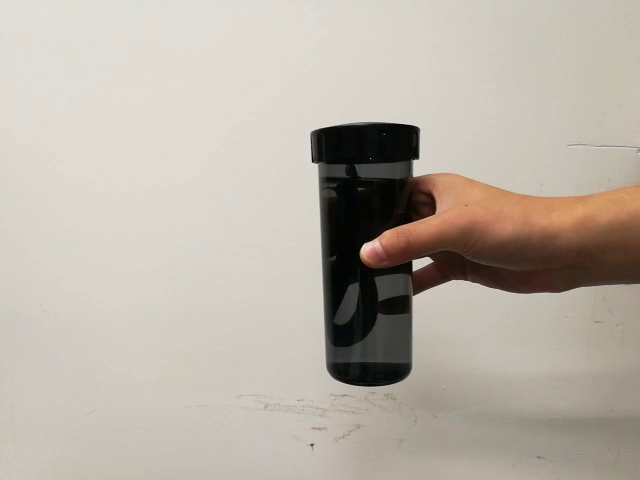
#> input picture frame 21 of opencv-server/public/cup.mp4, 640 x 480 px, given in place of orange.mp4, which was not available
$ python optical_flow_tracking.py
#> lines starting #> are read from the running program, lines starting #| are printed output that depends on the picture; after the words box and inside, x2 and y2 are one past the last pixel; in counts of white or black regions, pixels touching at a corner belong together; pictures that were not available may be replaced by others from this repository, and a replacement may not be noted
import cv2, numpy as np, math

#-----------------------REQUREMENTS------------------------
#
#  OPENCV 3 or 4 - https://www.learnopencv.com/install-opencv-4-on-ubuntu-18-04/
#
#  PYTHON 3
#
#  NUMPY - https://scipy.org/install.html
#
#  TESTED ON UBUNTU 18

#-----------------------INSTRUCTIONS-----------------------
#
#  CONFIGURE THE PARAMETERS (see below)
#
#  RUN THE SCRIPT
#
#  A WINDOW WILL APPEAR
#
#  CLICK ON THE OBJECT YOU WANT TO TRACK
#
#  PRESS  'F5'
#
#  THE OBJECT YOU SELECTED WILL BE TRACKED
#
#  PRESS 'F6' TO CONTINUE TO THE NEXT FRAME
#
#  IF YOU WANT TO RESET THE TRACKER, CLICK ON THE SCREEN
#  THEN PRESS 'F5'
#
#  IF YOU HAVE GREAT FAITH IN THE TRACKER, PRESS 'F7'
#  OR ACCEPT YOUR 'F8' (the fastest tracking speed)
#
#  PRESS 'F6' AT ANY TIME IF THE TRACKER IS LOST
#
#  ONCE THE VIDEO IS PAUSED, RESET THE TRACKER WITH A MOUSE CLICK
#  AND THEN PRESS 'F5'
#
#-----------------------TO CONFIGURE PARAMETERS------------
#
#
# Several parameters need to be entered for the tracker to work correctly:
#
# window_size - should be slightly larger than the object being tracked The size of this parameter is represented by the size of the blue circle
window_size = 28
#
# source_path - path to source video
source_path = 'orange.mp4'
#
# output_path to save tracking data
output_path = '2.csv'
#
# When does the tracker need to be reset?
# There is a maximum distance that the ball can travel between seccessive frames.
# If the detected location in the next frame is greater than the max distance,
# the tracker must have gotten lost. Usual range is 50 to 80
# lower means more predictable
max_distance = 90
#
# THE FOLLOWING PARAMETERS DEPEND ON VIDEO RESOLUTION AND MONITOR SIZE
# fit frame to screen
# pick a number around 1 and 2
screen_factor = 1
# makes the roi easier to see
# makes manual input easier
# pick around 2
roi_factor = 4
#define the size of the roi
# try to get: roi_factor * roi_size = monitor resolution
roi_size = 200


#parameter of lk optical flow, don't mess with these
lk_params = dict(winSize = (window_size,window_size),
                 maxLevel = 5,
                 criteria = (cv2.TERM_CRITERIA_EPS |
                             cv2.TERM_CRITERIA_COUNT, 5, 0.03))
#-------------------------END OF PARAMETERS-------------------------

#mouse callback function
global click_list
positions, click_list = [], []

def callback(event, x, y, flags, param):
    if event == 1: click_list.append((x,y))
cv2.namedWindow('img')
cv2.setMouseCallback('img', callback)

def distance(a,b): return math.sqrt((a[0]-b[0])**2+(a[1]-b[1])**2)

def max_distance_failure(a,b):
    is_failure = False
    if distance(a,b)> max_distance: is_failure = True
    if is_failure: print(is_failure, distance(a,b))
    return is_failure

#capture the source video
cap = cv2.VideoCapture(source_path)

#initialize frame_number
frame_number, k = 0, -1
wait_time = 0
font, scale, color, thick = cv2.FONT_HERSHEY_SIMPLEX, .8, (234,234,234), 2

#create a value for the tracker to track
#this will be reset by the user after the frist frame
#p0 is the locatin of the tracked object in the previous frame
p0 = np.array([[[0,0]]], np.float32)

#main loop
while True:
    #read frame of video
    _, img = cap.read()
#> img is the input picture: shape (480, 640, 3); mean B, G, R 167.5, 177.8, 185.3
    try:h,w,e = img.shape
#> h = 480; w = 640; e = 3
    except: break
    img = cv2.resize(img, (int(w*screen_factor), int(h*screen_factor)))
    try: old_gray = img_gray.copy()
    except: old_gray  =cv2.cvtColor(img, cv2.COLOR_BGR2GRAY)
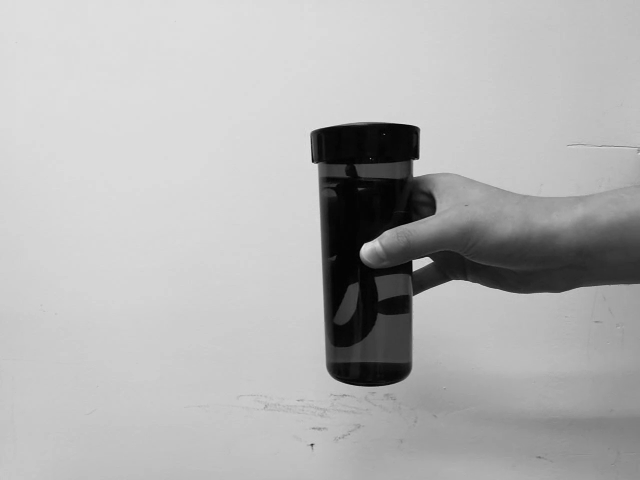
#> old_gray: shape (480, 640); min 2, max 229, mean 178.9
    try: img_gray = cv2.cvtColor(img, cv2.COLOR_BGR2GRAY)
    except: break

    #try and track using optical flow
    p1, _, _ = cv2.calcOpticalFlowPyrLK(old_gray, img_gray,p0, None, **lk_params)
#> p1 = [[0, 0]]

    #convert the coordinates to integers
    xy  = int(p1[0][0][0]), int(p1[0][0][1])
#> xy = (0, 0)

    # check for a max distance failure
    if max_distance_failure(p0[0][0], p1[0][0]):
        wait_time = 0 #stop the tracker
        p1 = p0 # get rid of the erronious tracker value
        xy  = int(p1[0][0][0]), int(p1[0][0][1])
    else: p0 = p1 #update p0 to p1
#> p0 = [[0, 0]]

    #make circle around object to show trackin gpoint
    cv2.circle(img, xy, window_size, (255,2,1), 1)
#> img: shape (480, 640, 3); 0.01% of pixels changed, all inside (x1, y1, x2, y2) = (0, 0, 29, 29)

    #show the roi
    #--create background image
    bg = np.zeros((img.shape[0]+roi_size, img.shape[1]+roi_size, 3), np.uint8)
    bg[int(roi_size/2):int(roi_size/2)+img.shape[0], int(roi_size/2):int(roi_size/2)+img.shape[1]] = img
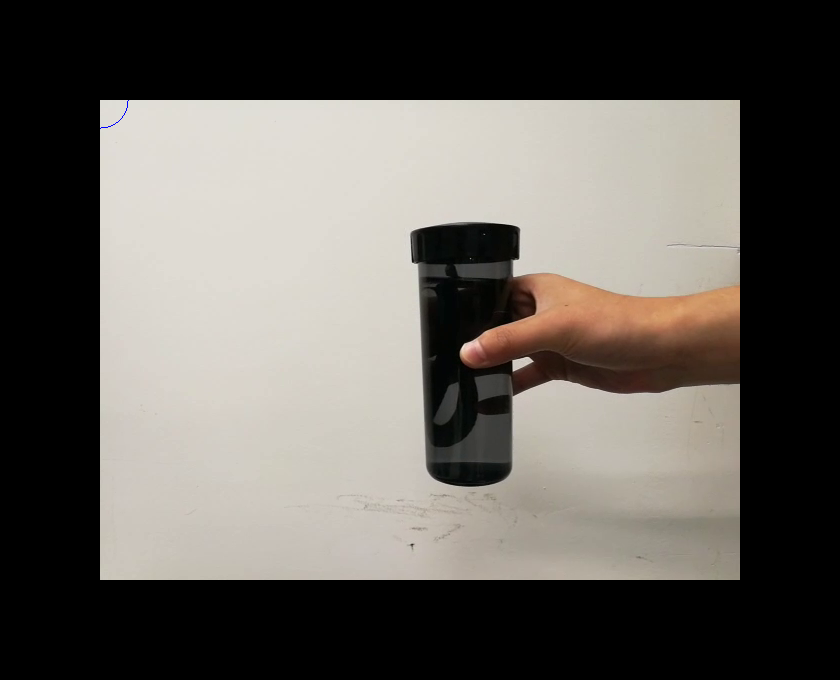
#> bg: shape (680, 840, 3); mean B, G, R 90.1, 95.6, 99.7
    roi = bg[xy[1]:xy[1]+roi_size, xy[0]:xy[0]+roi_size]
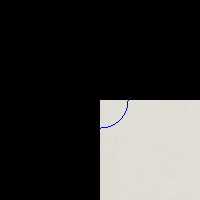
#> roi: shape (200, 200, 3); mean B, G, R 53.5, 54.9, 55.8
    #create crosshairs on roi
    cv2.line(roi, (int(roi_size/2),0), (int(roi_size/2),roi_size), (123,234,123), 1)
    cv2.line(roi, (0,int(roi_size/2)), (roi_size,int(roi_size/2)), (123,234,123), 1)
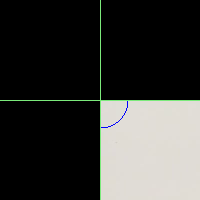
#> roi: shape (200, 200, 3); mean B, G, R 53.6, 56.1, 56
    #resize roi to make it easier to see
    roi = cv2.resize(roi, (roi_size*roi_factor, roi_size*roi_factor))
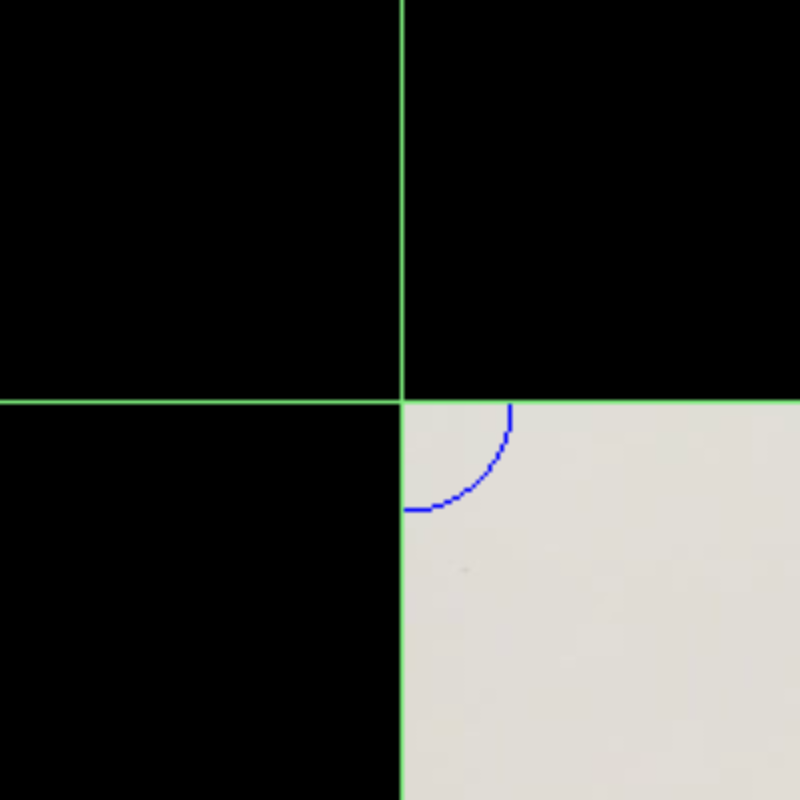
#> roi: shape (800, 800, 3); mean B, G, R 53.6, 56.1, 56

    if wait_time == 0:
        if k == 194:
            cv2.putText(roi, "TRACKER HAS BEEN RESET", (50,50), font, scale, color, thick, cv2.LINE_AA)
            cv2.putText(roi, "TRACKER IS PAUSED", (50,75), font, scale, color, thick, cv2.LINE_AA)
            cv2.putText(roi, "click on the screen then press 'F5' to reset tracker.", (50,100), font, scale, color, thick, cv2.LINE_AA)
            cv2.putText(roi, "OR press 'F6' to continue tracking to next frame.", (50,125), font, scale, color, thick, cv2.LINE_AA)
            cv2.putText(roi, "OR press 'F7' to continue tracking on play.", (50,150), font, scale, color, thick, cv2.LINE_AA)
        else:
            cv2.putText(roi, "TRACKER IS PAUSED", (50, 50), font, scale, color, thick, cv2.LINE_AA)
            cv2.putText(roi, "click on the screen then press 'F5' to reset tracker.", (50,75), font, scale, color, thick, cv2.LINE_AA)
            cv2.putText(roi, "OR press 'F6' to continue tracking the next frame.", (50,100), font, scale, color, thick, cv2.LINE_AA)
            cv2.putText(roi, "OR press 'F7' to continue tracking on play.", (50,125), font, scale, color, thick, cv2.LINE_AA)
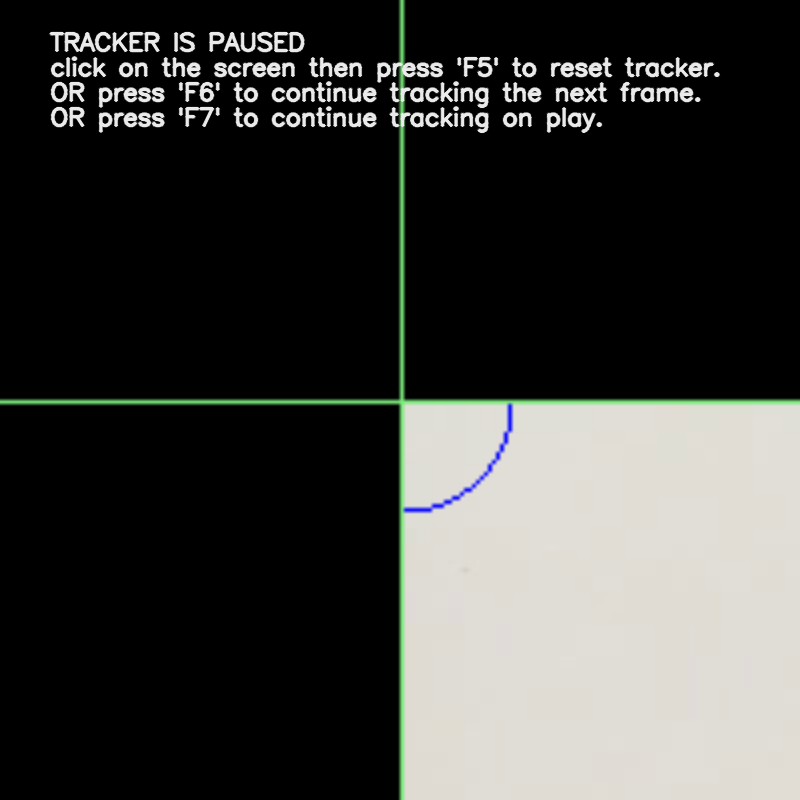
#> roi: shape (800, 800, 3); mean B, G, R 59.4, 61.9, 61.7
    else:
        cv2.putText(roi, "Press 'F6 to pause the video", (50,50), font, scale, color, thick, cv2.LINE_AA)


    #show frame and wait
    #if this is the first frame, get a click from the image
    if len(positions) == 0:
        cv2.putText(img, "CLICK ON OBJECT TO BE TRACKED", (50,50), font, scale, color, thick, cv2.LINE_AA)
#> img: shape (480, 640, 3); mean B, G, R 167.8, 178, 185.5
        cv2.putText(img, "THEN PRESS 'F5'", (50,75), font, scale, color, thick, cv2.LINE_AA)
#> img: shape (480, 640, 3); mean B, G, R 168, 178.1, 185.5
        cv2.imshow('img', img)
    else:
        cv2.imshow('img', roi)
    k = cv2.waitKey(wait_time)
#> (key Esc is pressed here)
    if k ==27: break
    if k == 195: #F6
        wait_time = 0

    if k == 196: #F7
        wait_time = 100

    if k == 197: #F8
        wait_time = 1
    #if the user has presses 's', resset the tracking location
    if k == 194: #F5
        user_input = click_list[-1]
        #if the user input is in the roi_frame, convert the coordinates to be in the img frame
        if len(positions) > 0:
            #convert clicks from xy in the roi_frame to the xy in the img frame
            user_input = xy[0]+user_input[0]/roi_factor, xy[1]+user_input[1]/roi_factor
            user_input = user_input[0]-int(roi_size/2), user_input[1]-int(roi_size/2)
        p0 = np.array([[user_input]], np.float32)
        xy = user_input
        wait_time = 0

    #add tracked location to data
    positions.append((int(xy[0]/screen_factor),int(xy[1]/screen_factor)))

cv2.destroyAllWindows()
cap.release()

print('finished tracking')

#write data
import csv
with open(output_path, 'w') as csvfile:
    fieldnames = ['x_position', 'y_position']
    writer = csv.DictWriter(csvfile, fieldnames = fieldnames)
    writer.writeheader()
    for position in positions:
        x, y = position[0], position[1]
        writer.writerow({'x_position': x, 'y_position': y})

print ('finished writing data')

$ run again, starting later in the video
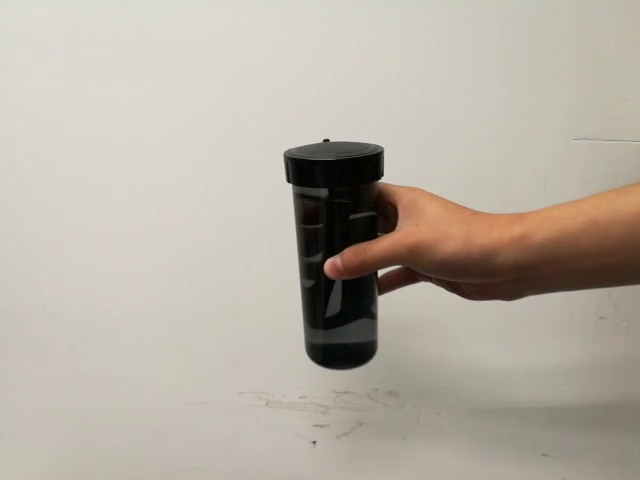
#> input picture frame 173 of opencv-server/public/cup.mp4, 640 x 480 px, given in place of orange.mp4, which was not available
#> img is the input picture: shape (480, 640, 3); mean B, G, R 164, 175, 182.8
#> p1 = [[0, 0]]
#> xy = (0, 0)
#> p0 = [[0, 0]]
#> `bg[int(roi_size/2):int(roi_size/2)+img.shape[0], int(roi_size/2):int(r..`:
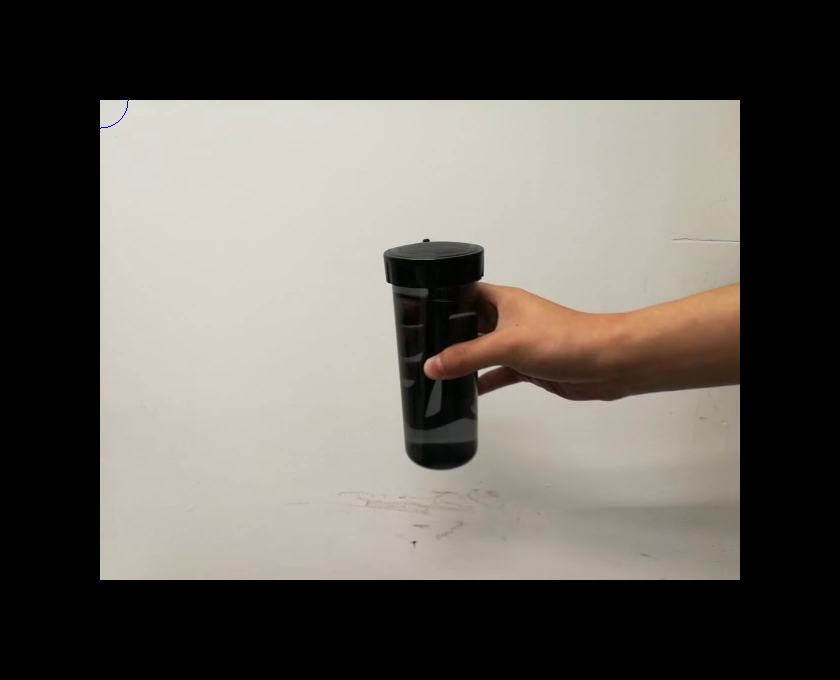
#> bg: shape (680, 840, 3); mean B, G, R 88.2, 94.1, 98.3
#> `cv2.putText(img, "CLICK ON OBJECT TO BE TRACKED", (50,50), font, scale..`:
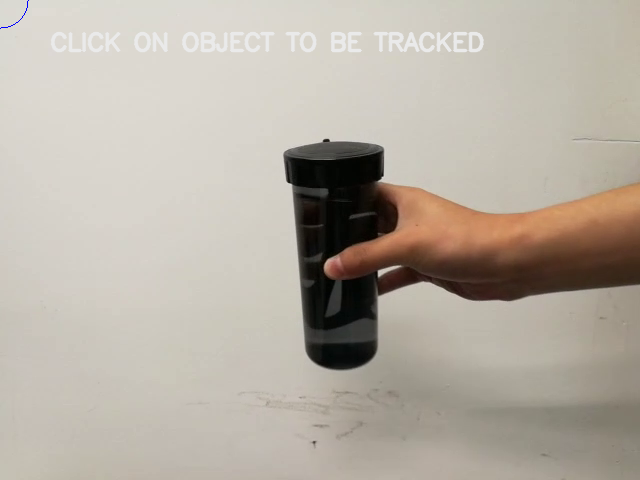
#> img: shape (480, 640, 3); mean B, G, R 164.4, 175.3, 183
